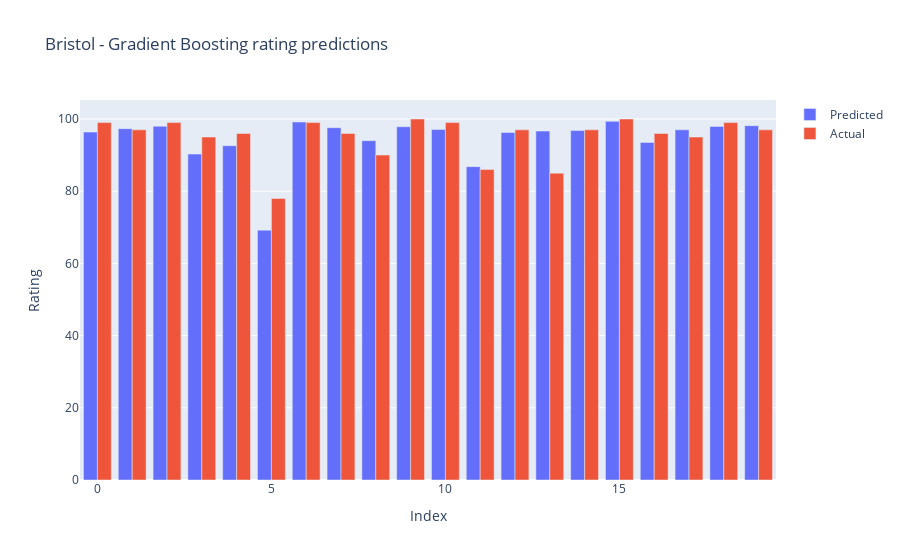

Source (notebook cell):
### Code cell
title=['Pred vs Actual']
fig = go.Figure(data=[
    go.Bar(name='Predicted', x=error_diff1.index, y=error_diff['Predicted Values']),
    go.Bar(name='Actual', x=error_diff1.index, y=error_diff['Actual Values'])
])

fig.update_layout(barmode='group', title="Bristol - Gradient Boosting rating predictions", yaxis = dict(title ="Rating"), xaxis =dict(title="Index"))
fig.show()

### Figure 1 — Plotly figure (JSON) as saved in the notebook; plotly's stock layout.template omitted (floating-point values rounded to 4 significant figures; data arrays with more than 128 entries replaced by an {"elided": "..."} marker saying what was removed)
{"data": [{"name": "Predicted", "type": "bar", "x": [0, 1, 2, 3, 4, 5, 6, 7, 8, 9, 10, 11, 12, 13, 14, 15, 16, 17, 18, 19], "y": {"elided": "248 float values"}}, {"name": "Actual", "type": "bar", "x": [0, 1, 2, 3, 4, 5, 6, 7, 8, 9, 10, 11, 12, 13, 14, 15, 16, 17, 18, 19], "y": {"elided": "248 int values"}}], "layout": {"barmode": "group", "title": {"text": "Bristol - Gradient Boosting rating predictions"}, "xaxis": {"title": {"text": "Index"}}, "yaxis": {"title": {"text": "Rating"}}}}
